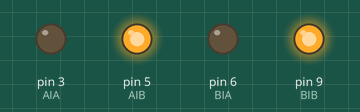
This sketch was run on a simulated Arduino Uno, built with avr-gcc and run on an emulated ATmega328P. Shown: output pins drawn as LEDs (lit = HIGH).

Above: at 0.1 s.
Timing chart, 0 to 1.6 s (numbered marks = the images above):
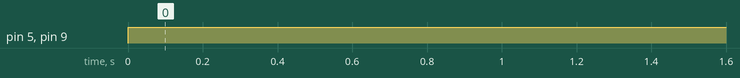

Measured:
- by itself, pin 5 (AIB), pin 9 (BIB): LOW → HIGH at 0.00 s

The sketch:

CarrinhoPonteH.ino
```cpp
/*
Exemplo de uso para a ponte H L9110 com arduino
Visite nosso site: www.msseletronica.com
*/

const int AIA = 3;  // (pwm) pino 9 conectado ao pino A-IA do Módulo
const int AIB = 5;  // (pwm) pino 5 conectado ao pino A-IB do Módulo
const int BIA = 6; // (pwm) pino 10 conectado ao pino B-IA do Módulo
const int BIB = 9;  // (pwm) pino 6 conectado ao pino B-IB do Módulo

byte speed = 255;  // Mude este valor (0-255) para controlar a velocidade dos motores

void setup() {
  Serial.begin(9600); //inicia a porta serial

  pinMode(AIA, OUTPUT); // Colocando os pinos como saída
  pinMode(AIB, OUTPUT);
  pinMode(BIA, OUTPUT);
  pinMode(BIB, OUTPUT);
}

void loop() {//O programa ficará em loop, girando um motor para um lado, depois para o outro e depois troca de motor e repete
      backward();
      delay(1000);
}

void backward()
{
  analogWrite(AIA, 0);
  analogWrite(AIB, speed);
  analogWrite(BIA, 0);
  analogWrite(BIB, speed);
}

void forward()
{
  analogWrite(AIA, speed);
  analogWrite(AIB, 0);
  analogWrite(BIA, speed);
  analogWrite(BIB, 0);
}

void left()
{
  analogWrite(AIA, speed);
  analogWrite(AIB, 0);
  analogWrite(BIA, 0);
  analogWrite(BIB, speed);
}

void right()
{
  analogWrite(AIA, 0);
  analogWrite(AIB, speed);
  analogWrite(BIA, speed);
  analogWrite(BIB, 0);
}
void stop()
{
  analogWrite(AIA, 0);
  analogWrite(AIB, 0);
  analogWrite(BIA, 0);
  analogWrite(BIB, 0);
}
```
